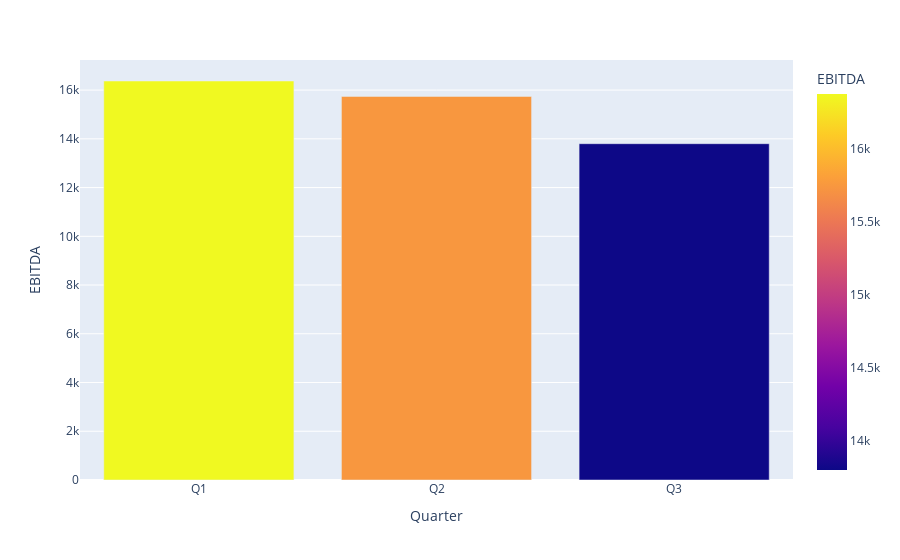

Here is the notebook cell this chart was saved with:
### Code cell
import plotly.express as px
fig = px.bar(current_df_reversed, x='Quarter', y='EBITDA', color='EBITDA', barmode='group', height=300)
fig.show()

### Figure 1 — Plotly figure (JSON) as saved in the notebook; plotly's stock layout.template omitted (floating-point values rounded to 4 significant figures)
{"data": [{"alignmentgroup": "True", "hovertemplate": "Quarter=%{x}<br>EBITDA=%{marker.color}<extra></extra>", "legendgroup": "", "marker": {"color": [16373, 15740, 13800], "coloraxis": "coloraxis", "pattern": {"shape": ""}}, "name": "", "offsetgroup": "", "orientation": "v", "showlegend": false, "textposition": "auto", "type": "bar", "x": ["Q1", "Q2", "Q3"], "xaxis": "x", "y": [16373, 15740, 13800], "yaxis": "y"}], "layout": {"autosize": true, "barmode": "group", "coloraxis": {"colorbar": {"title": {"text": "EBITDA"}}, "colorscale": [[0, "#0d0887"], [0.1111, "#46039f"], [0.2222, "#7201a8"], [0.3333, "#9c179e"], [0.4444, "#bd3786"], [0.5556, "#d8576b"], [0.6667, "#ed7953"], [0.7778, "#fb9f3a"], [0.8889, "#fdca26"], [1, "#f0f921"]]}, "legend": {"tracegroupgap": 0}, "margin": {"t": 60}, "xaxis": {"anchor": "y", "autorange": true, "domain": [0, 1], "range": [-0.5, 2.5], "title": {"text": "Quarter"}, "type": "category"}, "yaxis": {"anchor": "x", "autorange": true, "domain": [0, 1], "range": [0, 17230.0], "title": {"text": "EBITDA"}, "type": "linear"}}}
